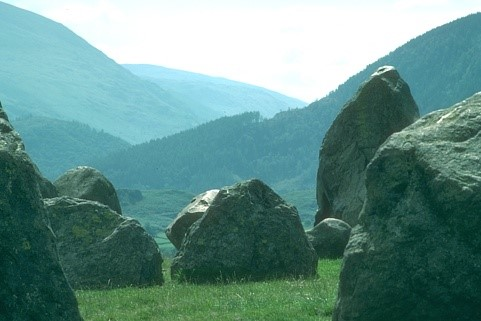
#> input picture Scenery-3.jpg, 481 x 321 px
$ python Main.py
#> lines starting #> are read from the running program, lines starting #| are printed output that depends on the picture
import cv2 as cv
import matplotlib.pyplot as plt
import numpy as np
import math

colors = [np.array([0, 0, 0]), np.array([255, 255, 255]), [255, 0, 0], [0, 255, 0], [0, 0, 255], [255, 255, 0], [0, 255, 255],
          [255, 0, 255]]


# [44 lines left out: functions seg_kmeans_gray, seg_kmeans_color, not called in this run]

def Get_Feature(arr):
    feture = []
    for i in range(arr.shape[0]):
        for j in range(arr.shape[1]):
            feture.append([arr[i][j][0], arr[i][j][1], arr[i][j][2]])
    return feture

def Calc_Dist(a, b):
    return math.sqrt(math.pow(a[0]-b[0],2) + math.pow(a[1]-b[1],2)+ math.pow(a[2]-b[2],2))

def Centres_Update(lst, centres, k):
    categories = [[] for i in range(k)]
    for each in lst:
        min = 255 ** 3
        key = 0
        for i in range(k):
            tmp = Calc_Dist(each, centres[i])
            if min > tmp:
                min = tmp
                key = i
        categories[key].append(each)
    for i in range(k):
        centres[i] = np.mean(categories[i], axis=0)
    return centres


def kmeans(name, k):
#> called with name = 'Scenery-3.jpg', k = 4
    img = cv.imread(name)
#> img is the input picture: shape (321, 481, 3); mean B, G, R 137.7, 143.6, 101.6
    b, g, r = cv.split(img)
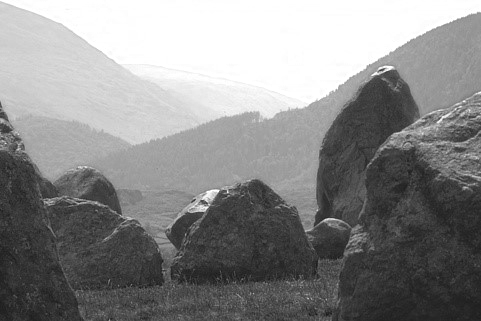
#> b: shape (321, 481); min 22, max 255, mean 137.7
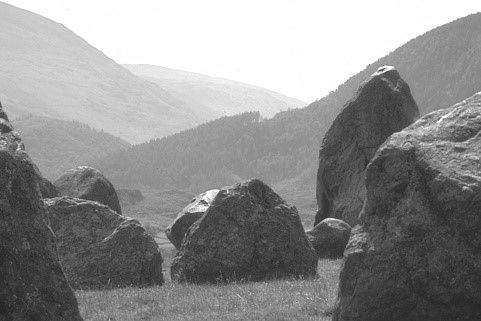
#> g: shape (321, 481); min 34, max 255, mean 143.6
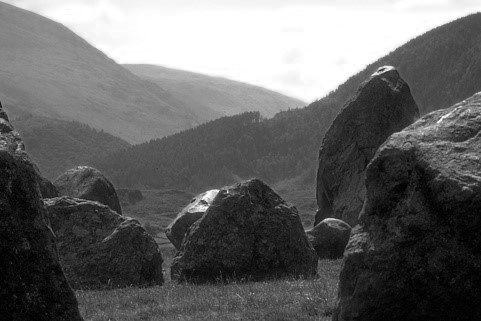
#> r: shape (321, 481); min 0, max 255, mean 101.6
    img = cv.merge([r, g, b])
    img_arr = np.array(img)
    Feature = Get_Feature(img_arr)
#> after the loop in Get_Feature, `for i in range(arr.shape[0]):`: feture = 154401 items
#> Feature = 154401 items
    randoms = [int(np.random.random() * img_arr.shape[0]) for i in range(k)]
#> randoms = [176, 229, 193, 174]
    centres = [Feature[randoms[i]] for i in range(k)]
#> centres = [[245, 255, 255], [245, 255, 254], [245, 254, 253], [245, 254, 253]]
    cou = 0
    while True:
        tmp_centres = [tmp for tmp in centres]
        centres = Centres_Update(Feature, centres, k)
        s = 0
        for x in range(k):
            s += Calc_Dist(tmp_centres[x], centres[x])
        cou += 1
        print("当前差值：{}".format(s))
        print("已经完成第{}次迭代".format(cou))
        if s < 0.5:
            break
#> after the loop, cou = 0

    for i in range(img_arr.shape[0]):
        for j in range(img_arr.shape[1]):
            min = 255 ** 3
            key = 0
            for x in range(k):
                tmp = Calc_Dist(img_arr[i][j], centres[x])
                if min > tmp:
                    min = tmp
                    key = x
            for x in range(3):
                #img_arr[i][j][x] = colors[key][x]
                img_arr[i][j][x] = centres[key][x]

    win = cv.namedWindow('kmeans', flags=0)
    cv.imshow('kmeans', img_arr)
    cv.waitKey(0)


if __name__ == '__main__':
    # seg_kmeans_gray()
    # seg_kmeans_color()
    #kmeans('Bird-2.jpg', 2)
#> (the run stopped early here; a loop or call above may not have finished)
